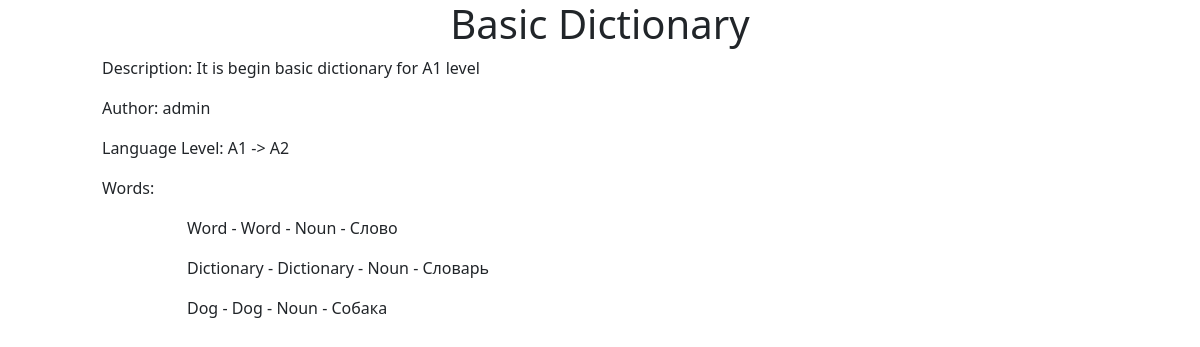
Screenshot of /personal-area/dictionary/1/ with the database file from the repository.
### personal_area/models.py (models this page shows, shortened)
class WordDictionary(models.Model):
    user = models.ManyToManyField(User, related_name="word_dictionaries", verbose_name=_("User"))
    title = models.CharField(max_length=300, verbose_name=_("Title"))
    description = models.TextField(verbose_name=_("Description"))
    amount_words = models.IntegerField(default=0, verbose_name=_("Amount of words"))
    author = models.ForeignKey(User, related_name="my_dictionaries", on_delete=models.PROTECT, verbose_name=_("Author"))
    date_of_create = models.DateTimeField(auto_now_add=True, verbose_name=_("Date of Create"))
    language_level_from = models.CharField(max_length=2, choices=language_level_choices,
                                           verbose_name=_("Level of Language From"))
    language_level_to = models.CharField(max_length=2, choices=language_level_choices,
                                         verbose_name=_("Level of Language To"))
    vocabulary_analysis = models.JSONField(verbose_name=_("Vocabulary Analysis"))
    class Meta:
        verbose_name = "Word Dictionary"
        verbose_name_plural = "Word Dictionaries"
        ordering = ["title", "amount_words"]

class Word(models.Model):
    dictionary = models.ManyToManyField(WordDictionary, related_name="words", verbose_name=_("Dictionary"))
    word = models.CharField(max_length=100, verbose_name=_("Word"))
    root = models.CharField(max_length=30, verbose_name=_("Root"))
    part_of_speech = models.CharField(max_length=15, choices=part_of_speech_choices, verbose_name=_("Part of Speech"))
    russian_value = models.CharField(max_length=100, verbose_name=_("Russian Value"))

### personal_area/views.py (the view)
# urls.py: path("dictionary/<int:pk>/", DictionaryDetailView.as_view(), name="dictionary-detail"),
class DictionaryDetailView(DetailView):
    model = WordDictionary
    template_name = "personal_area/dictionary-detail.html"

### personal_area/templates/personal_area/dictionary-detail.html (shortened to what this page needs)
{% extends "personal_area/base.html" %}
{% load i18n %}
{% block body %}
    <div class="row">
        <div class="col-1"></div>
        <div class="col-10">
            <h1 style="text-align: center;">{{ object.title }}</h1>
            <p>{% trans 'Description' %}: {{ object.description }}</p>
            <p>{% trans 'Author' %}: {{ object.author }}</p>
            <p>{% trans 'Language Level' %}: {{ object.language_level_from}} -> {{ object.language_level_to }}</p>
            <p>{% trans 'Words' %}:</p>
            <div class="row">
                <div class="col-1"></div>
                <div class="col-10">
                    {% for word in object.words.all %}
                        <p>{{ word.word }} - {{ word.root }} - {{ word.part_of_speech }} - {{ word.russian_value }}</p>
                    {% endfor %}
                </div>
                <div class="col-1"></div>
            </div>
        </div>
        <div class="col-1"></div>
    </div>
{% endblock %}

### personal_area/templates/personal_area/base.html (shortened to what this page needs)
<!DOCTYPE html>
<html lang="en">
<head>
    <link href="https://cdn.jsdelivr.net/npm/bootstrap@5.3.0-alpha3/dist/css/bootstrap.min.css" rel="stylesheet">
</head>
<body>
    {% block body %}
    {% endblock %}
</body>
</html>

### rows the page displays
WordDictionary: description "It is begin basic dictionary for A1 level", author "admin", language_level_from "A1", language_level_to "A2"
Word: word "Word", root "Word", part_of_speech "Noun", russian_value "Слово"
Word: word "Dictionary", root "Dictionary", part_of_speech "Noun", russian_value "Словарь"
Word: word "Dog", root "Dog", part_of_speech "Noun", russian_value "Собака"
